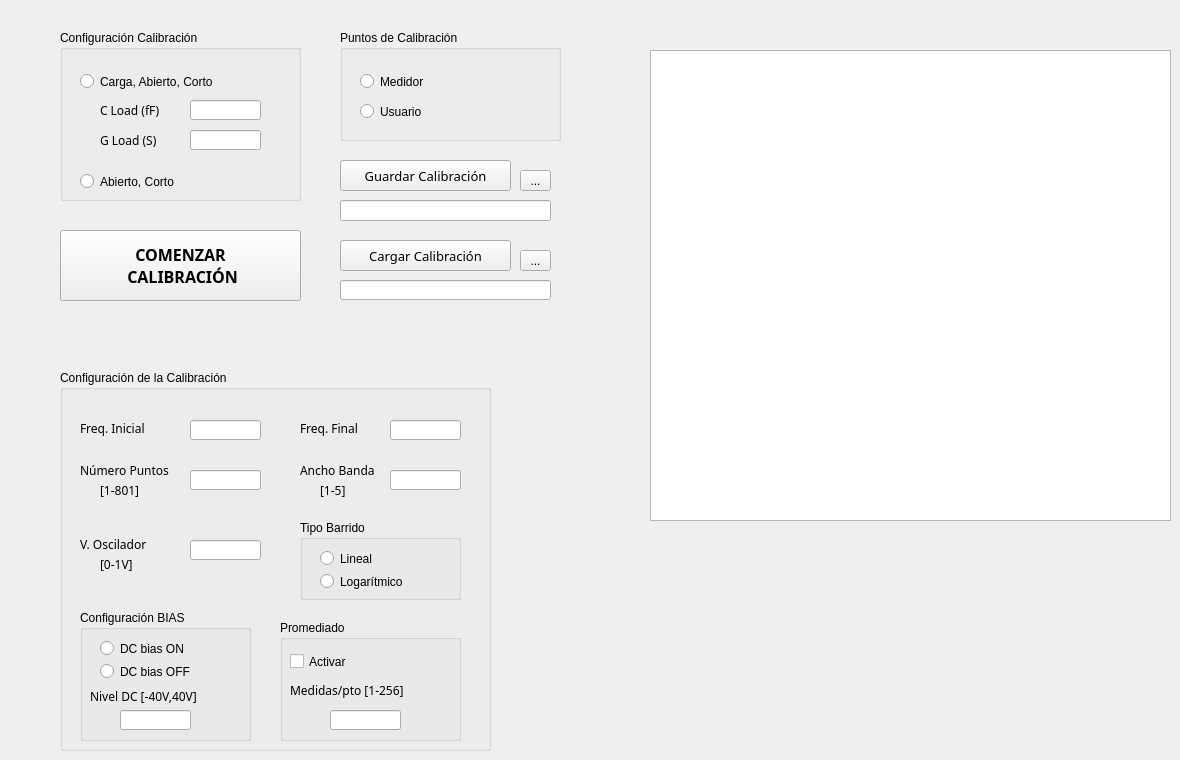
         <widget class="QWidget" name="calibracion">
          <property name="acceptDrops">
           <bool>false</bool>
          </property>
          <attribute name="title">
           <string>CALIBRACIÓN</string>
          </attribute>
          <widget class="QPushButton" name="GO_CAL">
           <property name="geometry">
            <rect>
             <x>60</x>
             <y>230</y>
             <width>241</width>
             <height>71</height>
            </rect>
           </property>
           <property name="font">
            <font>
             <family>Courier 10 Pitch</family>
             <pointsize>12</pointsize>
             <weight>75</weight>
             <bold>true</bold>
            </font>
           </property>
           <property name="text">
            <string>COMENZAR 
 CALIBRACIÓN</string>
           </property>
          </widget>
          <widget class="QPushButton" name="SAVE_CAL">
           <property name="geometry">
            <rect>
             <x>340</x>
             <y>160</y>
             <width>171</width>
             <height>31</height>
            </rect>
           </property>
           <property name="font">
            <font>
             <family>Courier 10 Pitch</family>
             <pointsize>10</pointsize>
            </font>
           </property>
           <property name="text">
            <string>Guardar Calibración</string>
           </property>
          </widget>
          <widget class="QGroupBox" name="groupBox_5">
           <property name="geometry">
            <rect>
             <x>60</x>
             <y>30</y>
             <width>241</width>
             <height>171</height>
            </rect>
           </property>
           <property name="title">
            <string>Configuración Calibración</string>
           </property>
           <widget class="QRadioButton" name="radioButton_config_cal_2">
            <property name="geometry">
             <rect>
              <x>20</x>
              <y>140</y>
              <width>161</width>
              <height>23</height>
             </rect>
            </property>
            <property name="text">
             <string>Abierto, Corto</string>
            </property>
           </widget>
           <widget class="QRadioButton" name="radioButton_config_cal_1">
            <property name="geometry">
             <rect>
              <x>20</x>
              <y>40</y>
              <width>201</width>
              <height>23</height>
             </rect>
            </property>
            <property name="text">
             <string>Carga, Abierto, Corto</string>
            </property>
           </widget>
           <widget class="QLabel" name="label_18">
            <property name="geometry">
             <rect>
              <x>40</x>
              <y>70</y>
              <width>91</width>
              <height>20</height>
             </rect>
            </property>
            <property name="font">
             <font>
              <family>Courier 10 Pitch</family>
              <pointsize>9</pointsize>
             </font>
            </property>
            <property name="text">
             <string>C Load (fF)</string>
            </property>
           </widget>
           <widget class="QLineEdit" name="c_load">
            <property name="geometry">
             <rect>
              <x>130</x>
              <y>70</y>
              <width>71</width>
              <height>20</height>
             </rect>
            </property>
            <property name="readOnly">
             <bool>false</bool>
            </property>
           </widget>
           <widget class="QLabel" name="label_19">
            <property name="geometry">
             <rect>
              <x>40</x>
              <y>100</y>
              <width>81</width>
              <height>20</height>
             </rect>
            </property>
            <property name="font">
             <font>
              <family>Courier 10 Pitch</family>
              <pointsize>9</pointsize>
             </font>
            </property>
            <property name="text">
             <string>G Load (S)</string>
            </property>
           </widget>
           <widget class="QLineEdit" name="g_load">
            <property name="geometry">
             <rect>
              <x>130</x>
              <y>100</y>
              <width>71</width>
              <height>20</height>
             </rect>
            </property>
            <property name="readOnly">
             <bool>false</bool>
            </property>
           </widget>
          </widget>
          <widget class="QGroupBox" name="groupBox_6">
           <property name="geometry">
            <rect>
             <x>340</x>
             <y>30</y>
             <width>221</width>
             <height>111</height>
            </rect>
           </property>
           <property name="title">
            <string>Puntos de Calibración</string>
           </property>
           <widget class="QRadioButton" name="radioButton_pto_cal_usuario">
            <property name="geometry">
             <rect>
              <x>20</x>
              <y>70</y>
              <width>161</width>
              <height>23</height>
             </rect>
            </property>
            <property name="text">
             <string>Usuario</string>
            </property>
           </widget>
           <widget class="QRadioButton" name="radioButton_pto_cal_medidor">
            <property name="geometry">
             <rect>
              <x>20</x>
              <y>40</y>
              <width>131</width>
              <height>23</height>
             </rect>
            </property>
            <property name="text">
             <string>Medidor</string>
            </property>
           </widget>
          </widget>
          <widget class="QPushButton" name="LOAD_CAL">
           <property name="geometry">
            <rect>
             <x>340</x>
             <y>240</y>
             <width>171</width>
             <height>31</height>
            </rect>
           </property>
           <property name="font">
            <font>
             <family>Courier 10 Pitch</family>
             <pointsize>10</pointsize>
            </font>
           </property>
           <property name="text">
            <string>Cargar Calibración</string>
           </property>
          </widget>
          <widget class="QToolButton" name="toolButton_load_2">
           <property name="geometry">
            <rect>
             <x>520</x>
             <y>250</y>
             <width>31</width>
             <height>21</height>
            </rect>
           </property>
           <property name="text">
            <string>...</string>
           </property>
          </widget>
          <widget class="QLineEdit" name="load_path_2">
           <property name="geometry">
            <rect>
             <x>340</x>
             <y>280</y>
             <width>211</width>
             <height>20</height>
            </rect>
           </property>
           <property name="readOnly">
            <bool>false</bool>
           </property>
          </widget>
          <widget class="QLineEdit" name="save_path_2">
           <property name="geometry">
            <rect>
             <x>340</x>
             <y>200</y>
             <width>211</width>
             <height>21</height>
            </rect>
           </property>
          </widget>
          <widget class="QToolButton" name="toolButton_save_2">
           <property name="geometry">
            <rect>
             <x>520</x>
             <y>170</y>
             <width>31</width>
             <height>21</height>
            </rect>
           </property>
           <property name="text">
            <string>...</string>
           </property>
          </widget>
          <widget class="QTextBrowser" name="textBrowser_2">
           <property name="geometry">
            <rect>
             <x>650</x>
             <y>50</y>
             <width>521</width>
             <height>471</height>
            </rect>
           </property>
          </widget>
          <widget class="QGroupBox" name="groupBox_14">
           <property name="geometry">
            <rect>
             <x>60</x>
             <y>370</y>
             <width>431</width>
             <height>381</height>
            </rect>
           </property>
           <property name="autoFillBackground">
            <bool>false</bool>
           </property>
           <property name="title">
            <string>Configuración de la Calibración</string>
           </property>
           <widget class="QLineEdit" name="f_inicial_2">
            <property name="geometry">
             <rect>
              <x>130</x>
              <y>50</y>
              <width>71</width>
              <height>20</height>
             </rect>
            </property>
            <property name="readOnly">
             <bool>false</bool>
            </property>
           </widget>
           <widget class="QLineEdit" name="n_puntos_2">
            <property name="geometry">
             <rect>
              <x>130</x>
              <y>100</y>
              <width>71</width>
              <height>20</height>
             </rect>
            </property>
            <property name="readOnly">
             <bool>false</bool>
            </property>
           </widget>
           <widget class="QLabel" name="label_45">
            <property name="geometry">
             <rect>
              <x>20</x>
              <y>90</y>
              <width>101</width>
              <height>20</height>
             </rect>
            </property>
            <property name="font">
             <font>
              <family>Courier 10 Pitch</family>
              <pointsize>9</pointsize>
             </font>
            </property>
            <property name="text">
             <string>Número Puntos</string>
            </property>
           </widget>
           <widget class="QLabel" name="label_47">
            <property name="geometry">
             <rect>
              <x>20</x>
              <y>50</y>
              <width>101</width>
              <height>16</height>
             </rect>
            </property>
            <property name="font">
             <font>
              <family>Courier 10 Pitch</family>
              <pointsize>9</pointsize>
             </font>
            </property>
            <property name="text">
             <string>Freq. Inicial</string>
            </property>
           </widget>
           <widget class="QLabel" name="label_48">
            <property name="geometry">
             <rect>
              <x>240</x>
              <y>50</y>
              <width>91</width>
              <height>16</height>
             </rect>
            </property>
            <property name="font">
             <font>
              <family>Courier 10 Pitch</family>
              <pointsize>9</pointsize>
             </font>
            </property>
            <property name="text">
             <string>Freq. Final</string>
            </property>
           </widget>
           <widget class="QLineEdit" name="f_final_2">
            <property name="geometry">
             <rect>
              <x>330</x>
              <y>50</y>
              <width>71</width>
              <height>20</height>
             </rect>
            </property>
            <property name="readOnly">
             <bool>false</bool>
            </property>
           </widget>
           <widget class="QLabel" name="label_49">
            <property name="geometry">
             <rect>
              <x>240</x>
              <y>90</y>
              <width>101</width>
              <height>20</height>
             </rect>
            </property>
            <property name="font">
             <font>
              <family>Courier 10 Pitch</family>
              <pointsize>9</pointsize>
             </font>
            </property>
            <property name="text">
             <string>Ancho Banda</string>
            </property>
           </widget>
           <widget class="QLineEdit" name="ancho_banda_2">
            <property name="geometry">
             <rect>
              <x>330</x>
              <y>100</y>
              <width>71</width>
              <height>20</height>
             </rect>
            </property>
            <property name="readOnly">
             <bool>false</bool>
            </property>
           </widget>
           <widget class="QLabel" name="label_54">
            <property name="geometry">
             <rect>
              <x>40</x>
              <y>110</y>
              <width>101</width>
              <height>20</height>
             </rect>
            </property>
            <property name="font">
             <font>
              <family>Courier 10 Pitch</family>
              <pointsize>9</pointsize>
             </font>
            </property>
            <property name="text">
             <string>[1-801]</string>
            </property>
           </widget>
           <widget class="QLabel" name="label_55">
            <property name="geometry">
             <rect>
              <x>260</x>
              <y>110</y>
              <width>41</width>
              <height>20</height>
             </rect>
            </property>
            <property name="font">
             <font>
              <family>Courier 10 Pitch</family>
              <pointsize>9</pointsize>
             </font>
            </property>
            <property name="text">
             <string>[1-5]</string>
            </property>
           </widget>
           <widget class="QLabel" name="label_56">
            <property name="geometry">
             <rect>
              <x>40</x>
              <y>184</y>
              <width>101</width>
              <height>20</height>
             </rect>
            </property>
            <property name="font">
             <font>
              <family>Courier 10 Pitch</family>
              <pointsize>9</pointsize>
             </font>
            </property>
            <property name="text">
             <string>[0-1V]</string>
            </property>
           </widget>
           <widget class="QLabel" name="label_57">
            <property name="geometry">
             <rect>
              <x>20</x>
              <y>164</y>
              <width>101</width>
              <height>20</height>
             </rect>
            </property>
            <property name="font">
             <font>
              <family>Courier 10 Pitch</family>
              <pointsize>9</pointsize>
             </font>
            </property>
            <property name="text">
             <string>V. Oscilador</string>
            </property>
           </widget>
           <widget class="QLineEdit" name="vosc_2">
            <property name="geometry">
             <rect>
              <x>130</x>
              <y>170</y>
              <width>71</width>
              <height>20</height>
             </rect>
            </property>
            <property name="readOnly">
             <bool>false</bool>
            </property>
           </widget>
           <widget class="QGroupBox" name="groupBox_8">
            <property name="geometry">
             <rect>
              <x>240</x>
              <y>150</y>
              <width>161</width>
              <height>80</height>
             </rect>
            </property>
            <property name="title">
             <string>Tipo Barrido</string>
            </property>
            <widget class="QRadioButton" name="radioButton_lineal_2">
             <property name="geometry">
              <rect>
               <x>20</x>
               <y>27</y>
               <width>111</width>
               <height>23</height>
              </rect>
             </property>
             <property name="text">
              <string>Lineal</string>
             </property>
            </widget>
            <widget class="QRadioButton" name="radioButton_log_2">
             <property name="geometry">
              <rect>
               <x>20</x>
               <y>50</y>
               <width>111</width>
               <height>23</height>
              </rect>
             </property>
             <property name="text">
              <string>Logarítmico</string>
             </property>
            </widget>
           </widget>
           <widget class="QGroupBox" name="groupBox_9">
            <property name="geometry">
             <rect>
              <x>20</x>
              <y>240</y>
              <width>171</width>
              <height>131</height>
             </rect>
            </property>
            <property name="title">
             <string>Configuración BIAS</string>
            </property>
            <property name="checkable">
             <bool>false</bool>
            </property>
            <widget class="QRadioButton" name="radioButton_DC_OFF_2">
             <property name="geometry">
              <rect>
               <x>20</x>
               <y>50</y>
               <width>111</width>
               <height>23</height>
              </rect>
             </property>
             <property name="text">
              <string>DC bias OFF</string>
             </property>
            </widget>
            <widget class="QRadioButton" name="radioButton_DC_ON_2">
             <property name="geometry">
              <rect>
               <x>20</x>
               <y>27</y>
               <width>111</width>
               <height>23</height>
              </rect>
             </property>
             <property name="text">
              <string>DC bias ON</string>
             </property>
            </widget>
            <widget class="QLabel" name="label_21">
             <property name="geometry">
              <rect>
               <x>10</x>
               <y>76</y>
               <width>141</width>
               <height>20</height>
              </rect>
             </property>
             <property name="font">
              <font>
               <family>Courier 10 Pitch</family>
               <pointsize>9</pointsize>
              </font>
             </property>
             <property name="text">
              <string>Nivel DC [-40V,40V]</string>
             </property>
            </widget>
            <widget class="QLineEdit" name="nivel_DC_2">
             <property name="geometry">
              <rect>
               <x>40</x>
               <y>100</y>
               <width>71</width>
               <height>20</height>
              </rect>
             </property>
             <property name="readOnly">
              <bool>false</bool>
             </property>
            </widget>
           </widget>
           <widget class="QGroupBox" name="groupBox_7">
            <property name="geometry">
             <rect>
              <x>220</x>
              <y>250</y>
              <width>181</width>
              <height>121</height>
             </rect>
            </property>
            <property name="title">
             <string>Promediado</string>
            </property>
            <widget class="QCheckBox" name="avg_2">
             <property name="geometry">
              <rect>
               <x>10</x>
               <y>30</y>
               <width>92</width>
               <height>23</height>
              </rect>
             </property>
             <property name="text">
              <string>Activar</string>
             </property>
            </widget>
            <widget class="QLabel" name="label_20">
             <property name="geometry">
              <rect>
               <x>10</x>
               <y>60</y>
               <width>141</width>
               <height>20</height>
              </rect>
             </property>
             <property name="font">
              <font>
               <family>Courier 10 Pitch</family>
               <pointsize>9</pointsize>
              </font>
             </property>
             <property name="text">
              <string>Medidas/pto [1-256]</string>
             </property>
            </widget>
            <widget class="QLineEdit" name="n_medidas_punto_2">
             <property name="geometry">
              <rect>
               <x>50</x>
               <y>90</y>
               <width>71</width>
               <height>20</height>
              </rect>
             </property>
             <property name="readOnly">
              <bool>false</bool>
             </property>
            </widget>
           </widget>
          </widget>
         </widget>
